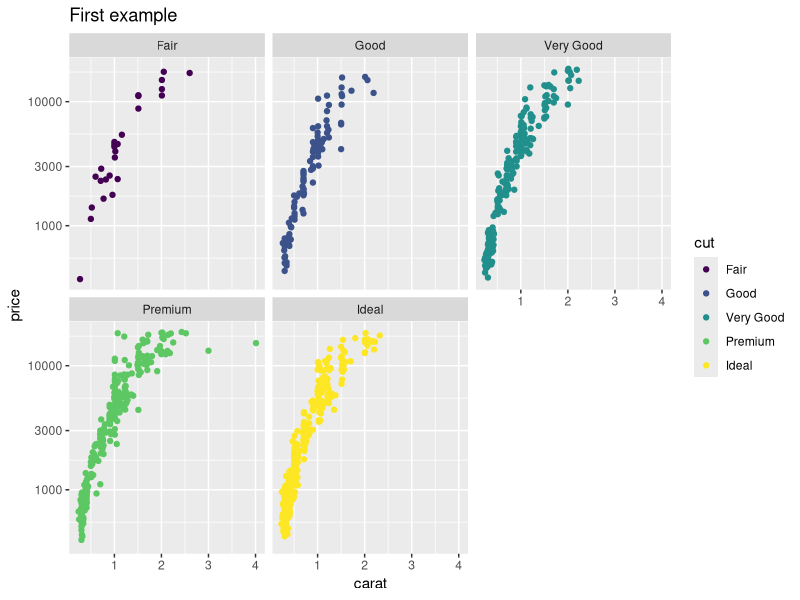

Write the R code that produced this figure.
## ---- chunk 1
library(ggplot2)
library(dplyr)
## ---- chunk 2
diamonds <- tbl_df(diamonds)
diamonds
## ---- chunk 3
filter(diamonds, cut == "Ideal")
## ---- chunk 4
filter(diamonds, cut == "Ideal") %>% select(carat)
filter(diamonds, cut == "Ideal") %>% select(carat) %>% sum()
## ---- chunk 5
filter(diamonds, cut == "Ideal") %>% select(carat) %>% sum()
## ---- chunk 6
sum(select(filter(diamonds, cut == "Ideal"), carat))
## ---- chunk 7
summarize(diamonds, mean(price))
group_by(diamonds, cut) %>% summarize(mean(price))
## ---- chunk 8
library(ggplot2)
head(diamonds)
small <- diamonds[sample(nrow(diamonds), 1000), ]
## ---- chunk 9
ggplot(data=small, aes(x = carat, y = price, colour = cut)) + 
  geom_point() + 
  scale_y_log10() + 
  facet_wrap(~cut) + 
  ggtitle("First example")
